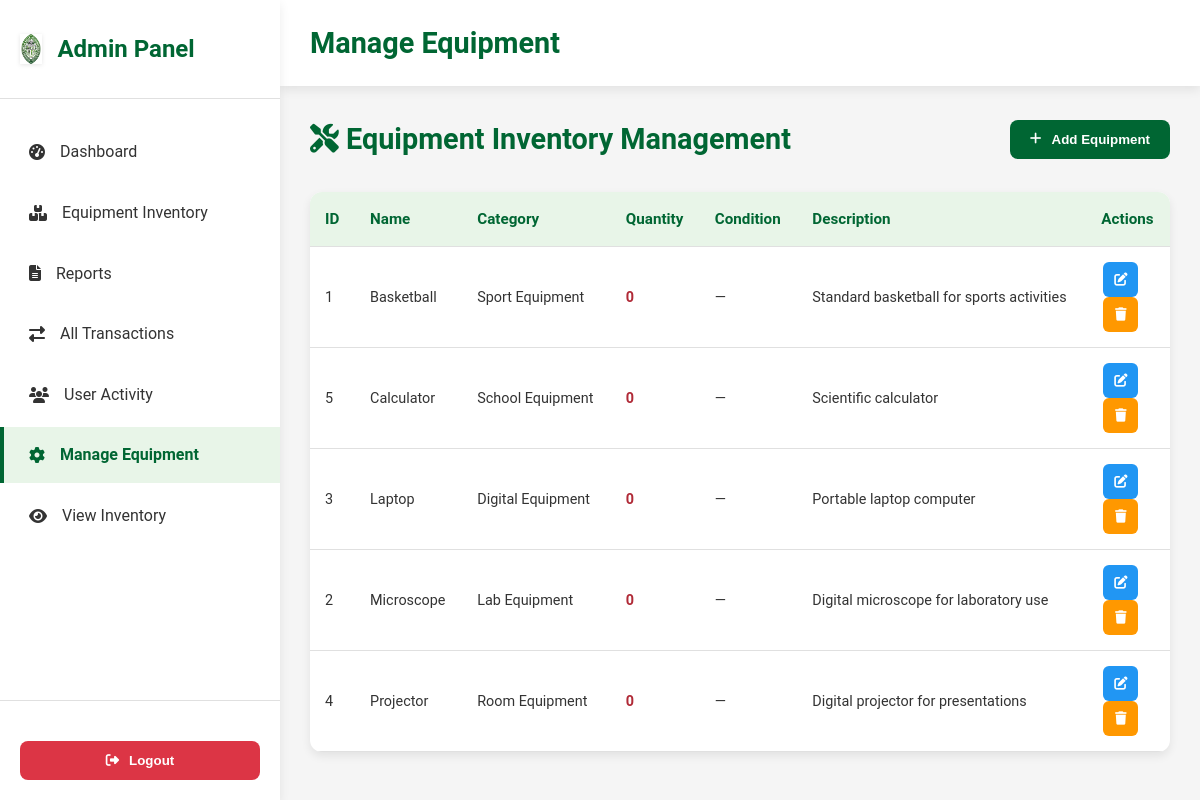
Screenshot of /admin/admin-inventory.php with the database file from the repository.
### tables this page shows
CREATE TABLE `equipment` (
  `id` int(11) NOT NULL AUTO_INCREMENT,
  `name` varchar(200) NOT NULL,
  `rfid_tag` varchar(50) DEFAULT NULL,
  `category_id` int(11) NOT NULL,
  `quantity` int(11) NOT NULL DEFAULT 0,
  `description` text DEFAULT NULL,
  `image_path` varchar(500) DEFAULT NULL,
  `image_url` varchar(500) DEFAULT NULL,
  `brand` varchar(100) DEFAULT NULL,
  `model` varchar(100) DEFAULT NULL,
  `serial_number` varchar(100) DEFAULT NULL,
  `purchase_date` date DEFAULT NULL,
  `purchase_price` decimal(10,2) DEFAULT NULL,
  `warranty_expiry` date DEFAULT NULL,
  `created_at` timestamp NOT NULL DEFAULT CURRENT_TIMESTAMP,
  `updated_at` timestamp NOT NULL DEFAULT CURRENT_TIMESTAMP ON UPDATE CURRENT_TIMESTAMP,
  PRIMARY KEY (`id`),
  UNIQUE KEY `rfid_tag` (`rfid_tag`),
  KEY `fk_equipment_category` (`category_id`),
  CONSTRAINT `fk_equipment_category` FOREIGN KEY (`category_id`) REFERENCES `categories` (`id`) ON DELETE RESTRICT ON UPDATE CASCADE
);

CREATE TABLE `categories` (
  `id` int(11) NOT NULL AUTO_INCREMENT,
  `name` varchar(100) NOT NULL,
  `description` text DEFAULT NULL,
  `created_at` timestamp NOT NULL DEFAULT CURRENT_TIMESTAMP,
  `updated_at` timestamp NOT NULL DEFAULT CURRENT_TIMESTAMP ON UPDATE CURRENT_TIMESTAMP,
  PRIMARY KEY (`id`),
  UNIQUE KEY `name` (`name`)
);

### admin/admin-inventory.php (the view, shortened to what this page needs)
<?php
$host = "localhost";
$user = "root";
$password = "";
$dbname = "capstone";
$db_connected = true;
$conn = @new mysqli($host, $user, $password, $dbname);
$equipment = [];
if ($db_connected) {
    $query = "SELECT e.*, c.name as category_name
              FROM equipment e
              LEFT JOIN categories c ON e.category_id = c.id
              ORDER BY e.name";
    if ($result = $conn->query($query)) {
        while ($row = $result->fetch_assoc()) {
            $equipment[] = $row;
        }
    }
}
?>
<!DOCTYPE html>
<html lang="en">
<head>
    <link rel="stylesheet" href="admin-styles.css">
    <link rel="stylesheet" href="admin-inventor.css">
    <link rel="stylesheet" href="https://cdnjs.cloudflare.com/ajax/libs/font-awesome/6.5.2/css/all.min.css">
</head>
<body>
    <div class="admin-container">
        <nav class="sidebar">
            <div class="sidebar-header">
                <div class="logo">
                    <img src="../uploads/De lasalle ASMC.png" alt="De La Salle ASMC Logo" class="main-logo" style="height:30px; width:auto;">
                    <span>Admin Panel</span>
                </div>
            </div>
            <ul class="nav-menu">
                <li class="nav-item">
                    <a href="admin-dashboard.php#dashboard"><i class="fas fa-tachometer-alt"></i><span>Dashboard</span></a>
                </li>
                <li class="nav-item">
                    <a href="admin-dashboard.php#inventory"><i class="fas fa-boxes"></i><span>Equipment Inventory</span></a>
                </li>
                <li class="nav-item">
                    <a href="reports.php"><i class="fas fa-file-alt"></i><span>Reports</span></a>
                </li>
                <li class="nav-item">
                    <a href="admin-dashboard.php#transactions"><i class="fas fa-exchange-alt"></i><span>All Transactions</span></a>
                </li>
                <li class="nav-item">
                    <a href="admin-user-activity.php"><i class="fas fa-users"></i><span>User Activity</span></a>
                </li>
                <li class="nav-item active">
                    <a href="admin-inventory.php"><i class="fas fa-cog"></i><span>Manage Equipment</span></a>
                </li>
                <li class="nav-item">
                    <a href="inventory.php"><i class="fas fa-eye"></i><span>View Inventory</span></a>
                </li>
            </ul>
            <div class="sidebar-footer">
                <button class="logout-btn" onclick="window.location.href='logout.php'">
                    <i class="fas fa-sign-out-alt"></i> Logout
                </button>
            </div>
        </nav>
        <main class="main-content">
            <header class="top-header">
                <h1 class="page-title">Manage Equipment</h1>
            </header>
            <section class="content-section active">
        <div class="section-header">
            <h1><i class="fas fa-tools"></i> Equipment Inventory Management</h1>
            <button class="add-btn" onclick="openAddModal()">
                <i class="fas fa-plus"></i> Add Equipment
            </button>
        </div>
        <div class="transactions-table">
        <table>
            <thead>
                <tr>
                    <th>ID</th>
                    <th>Name</th>
                    <th>Category</th>
                    <th>Quantity</th>
                    <th>Condition</th>
                    <th>Description</th>
                    <th>Actions</th>
                </tr>
            </thead>
            <tbody>
                <?php foreach($equipment as $item): ?>
                    <tr>
                        <td><?= $item['id'] ?></td>
                        <td><?= htmlspecialchars($item['name']) ?></td>
                        <td><?= htmlspecialchars($item['category_name'] ?? '—') ?></td>
                        <td class="<?= ($item['quantity'] ?? 0) == 0 ? 'quantity-0' : (($item['quantity'] ?? 0) <= 2 ? 'quantity-low' : '') ?>">
                            <?= $item['quantity'] ?? 0 ?>
                        </td>
                        <td><?= htmlspecialchars($item['item_condition'] ?? '—') ?></td>
                        <td><?= htmlspecialchars(substr($item['description'] ?? '', 0, 50)) . (strlen($item['description'] ?? '') > 50 ? '...' : '') ?></td>
                        <td>
                            <div class="action-buttons">
                                <button type="button" class="action-btn edit-btn" title="Edit" data-item='<?= json_encode($item, JSON_HEX_TAG|JSON_HEX_AMP|JSON_HEX_APOS|JSON_HEX_QUOT) ?>'><i class="fas fa-edit"></i></button>
                                <button type="button" class="action-btn" title="Delete" onclick='deleteEquipment(<?= $item['id'] ?>, <?= json_encode($item["name"], JSON_HEX_TAG|JSON_HEX_AMP|JSON_HEX_APOS|JSON_HEX_QUOT) ?>)'><i class="fas fa-trash"></i></button>
                            </div>
                        </td>
                    </tr>
                <?php endforeach; ?>
            </tbody>
        </table>
        </div>
            </section>
        </main>
    </div>
</body>
</html>

### admin/admin-styles.css (style rules this page uses)
:root { --primary-green: #006633; --secondary-green: #4CAF50; --light-green: #E8F5E8; --dark-green: #004d26; --white: #ffffff; --gray: #f5f5f5; --text-dark: #333333; --shadow: 0 4px 10px rgba(0, 0, 0, 0.08); }
* { margin: 0; padding: 0; box-sizing: border-box; }
body { font-family: 'Roboto', 'Segoe UI', Tahoma, Geneva, Verdana, sans-serif; background: var(--gray); color: var(--text-dark); line-height: 1.6; }
.admin-container { display: flex; min-height: 100vh; }
.sidebar { width: 280px; background: var(--white); box-shadow: var(--shadow); display: flex; flex-direction: column; position: fixed; height: 100vh; left: 0; top: 0; transition: left 0.3s ease; z-index: 100; }
.sidebar-header { padding: 24px 20px; border-bottom: 1px solid #e0e0e0; display: flex; align-items: center; justify-content: space-between; gap: 12px; }
.logo { display: flex; align-items: center; gap: 15px; color: var(--primary-green); font-size: 1.5rem; font-weight: 700; }
.main-logo { max-height: 30px; width: auto; object-fit: contain; filter: drop-shadow(0 1px 2px rgba(0, 0, 0, 0.1)); }
.nav-menu { list-style: none; padding: 20px 0; flex: 1; }
.nav-item { margin: 5px 0; }
.nav-item a { display: flex; align-items: center; gap: 15px; padding: 15px 25px; color: var(--text-dark); text-decoration: none; transition: all 0.3s ease; border-left: 4px solid transparent; }
.nav-item.active a, .nav-item:hover a { background: var(--light-green); color: var(--primary-green); border-left: 4px solid var(--primary-green); font-weight: 600; }
.sidebar-footer { padding: 20px; border-top: 1px solid #e0e0e0; }
.logout-btn { width: 100%; padding: 12px; background: #dc3545; color: var(--white); border: none; border-radius: 8px; cursor: pointer; display: flex; align-items: center; justify-content: center; gap: 10px; margin-top: 20px; font-weight: 600; transition: background 0.3s ease; }
.main-content { flex: 1; margin-left: 280px; min-height: 100vh; transition: margin-left 0.3s ease; }
.top-header { background: var(--white); padding: 20px 30px; display: flex; justify-content: space-between; align-items: center; box-shadow: var(--shadow); position: sticky; top: 0; z-index: 90; }
.page-title { font-size: 1.8rem; color: var(--primary-green); font-weight: 700; }
.content-section { display: none; padding: 30px; }
.content-section.active { display: block; }
.section-header { display: flex; justify-content: space-between; align-items: center; margin-bottom: 30px; }
.section-header h1 { color: var(--primary-green); font-size: 1.8rem; font-weight: 700; }
.add-btn { padding: 12px 20px; background: var(--primary-green); color: var(--white); border: none; border-radius: 8px; cursor: pointer; display: flex; align-items: center; gap: 10px; font-weight: 600; transition: background 0.3s ease; }
table { width: 100%; border-collapse: collapse; background: var(--white); border-radius: 12px; overflow: hidden; box-shadow: var(--shadow); }
th, td { padding: 15px; text-align: left; border-bottom: 1px solid #e0e0e0; }
th { background: var(--light-green); color: var(--primary-green); font-weight: 600; font-size: 0.95rem; }
td { font-size: 0.9rem; }
.quantity-0 { color: #b02a37; font-weight: 700; }
.action-btn { width: 35px; height: 35px; border: none; border-radius: 6px; cursor: pointer; display: flex; align-items: center; justify-content: center; margin: 0 2px; transition: opacity 0.2s ease; }
.action-btn:first-child { background: #2196f3; color: var(--white); }
.action-btn:nth-child(2) { background: #ff9800; color: var(--white); }
.transactions-table { margin-top: 10px; }

### rows the page displays
equipment: id "1", name "Basketball", category.name "Sport Equipment", quantity "0", item_condition "—", description "Standard basketball for sports activities"
equipment: id "5", name "Calculator", category.name "School Equipment", quantity "0", item_condition "—", description "Scientific calculator"
equipment: id "3", name "Laptop", category.name "Digital Equipment", quantity "0", item_condition "—", description "Portable laptop computer"
equipment: id "2", name "Microscope", category.name "Lab Equipment", quantity "0", item_condition "—", description "Digital microscope for laboratory use"
equipment: id "4", name "Projector", category.name "Room Equipment", quantity "0", item_condition "—", description "Digital projector for presentations"
